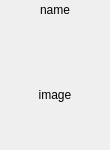
<?xml version="1.0" encoding="UTF-8"?>
<ui version="4.0">
 <class>entity_interface</class>
 <widget class="QWidget" name="entity_interface">
  <property name="geometry">
   <rect>
    <x>0</x>
    <y>0</y>
    <width>110</width>
    <height>150</height>
   </rect>
  </property>
  <property name="mouseTracking">
   <bool>false</bool>
  </property>
  <property name="acceptDrops">
   <bool>true</bool>
  </property>
  <property name="windowTitle">
   <string>Form</string>
  </property>
  <property name="windowOpacity">
   <double>1.000000000000000</double>
  </property>
  <widget class="QLabel" name="image_label">
   <property name="geometry">
    <rect>
     <x>0</x>
     <y>40</y>
     <width>110</width>
     <height>110</height>
    </rect>
   </property>
   <property name="mouseTracking">
    <bool>true</bool>
   </property>
   <property name="acceptDrops">
    <bool>false</bool>
   </property>
   <property name="text">
    <string>image</string>
   </property>
   <property name="alignment">
    <set>Qt::AlignCenter</set>
   </property>
   <property name="textInteractionFlags">
    <set>Qt::LinksAccessibleByMouse</set>
   </property>
  </widget>
  <widget class="QLabel" name="name_label">
   <property name="geometry">
    <rect>
     <x>0</x>
     <y>0</y>
     <width>110</width>
     <height>20</height>
    </rect>
   </property>
   <property name="text">
    <string>name</string>
   </property>
   <property name="alignment">
    <set>Qt::AlignCenter</set>
   </property>
  </widget>
 </widget>
 <resources/>
 <connections/>
</ui>
